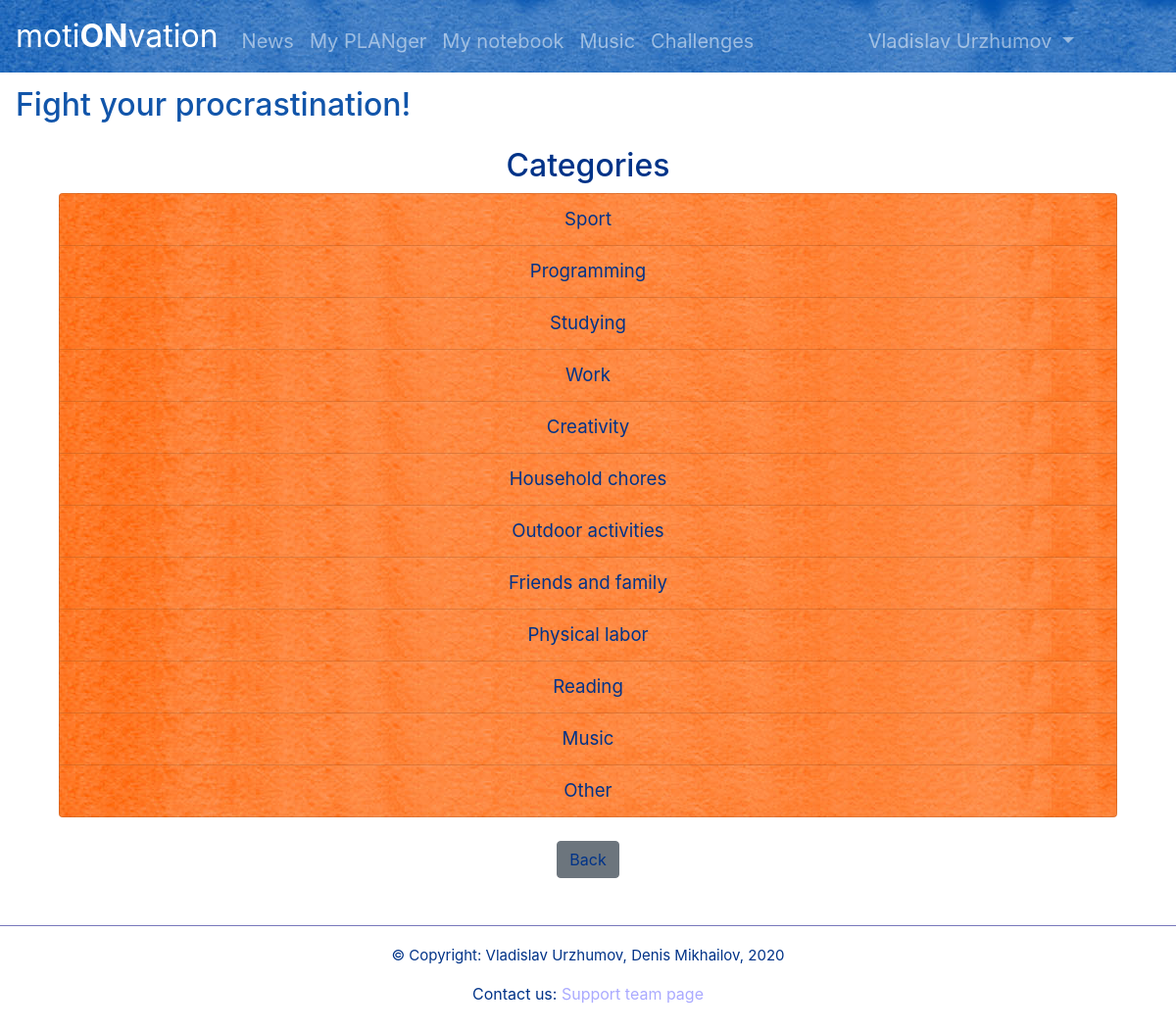
The app's page /select_category (signed in) with its own data.
### motionvation/data/models/categories.py (models this page shows)
class Category(SqlAlchemyBase, SerializerMixin):
    __tablename__ = 'categories'
    id = Column(Integer, primary_key=True, autoincrement=True)
    title = Column(String)
    user_id = Column(Integer, ForeignKey('users.id'))
    user = orm.relation('User')
    tasks = orm.relation('Task', back_populates='category')

### motionvation/application.py (the view)
@app.route('/select_category')
@login_required
def select_category():
    db = db_session.create_session()
    categories = db.query(Category).filter(Category.user_id == admin_id).all().copy()
    return render_template('select_category.html', categories=categories,
                           useracc=(current_user.name + ' ' + current_user.surname),
                           title='Select category')

### motionvation/application.py (called while the page is built)
@login_manager.user_loader
def load_user(user_id):
    db = db_session.create_session()
    return db.query(User).get(user_id)

### motionvation/data/db_session.py (called while the page is built)
def create_session() -> orm.Session:
    global __factory
    return __factory()

### motionvation/templates/select_category.html
{% extends 'base.html' %}
{% block content %}
<main class='text-center container'>
        <h2>Categories</h2>
        <div class="container">
            <ul class="list-group">
                {% for category in categories %}
                <li class="list-group-item list-group-flush list-group-color"><a href="/add_task/{{ category.id }}" class='button-note-text'>{{ category.title }}</a></li>
                {% endfor %}
            </ul><br>
            <a class="button-note-text" href="/tasks" style="text-decoration: none; color: #ccf;"><button class="btn btn-secondary text-center">Back</button></a>
        </div>
    </main>
{% endblock %}

### motionvation/static/css/style.css (style rules this page uses)
body { background: url(../img/7.jpg); color: #fff; }
.button-note-text { color: #fff; font-size: 14pt; text-decoration: none; }

### motionvation/static/css/simple_blue_design.css (style rules this page uses)
body { background: url(../img/wh.jpg); color: #fff; }
.button-note-text { color: #038; }
.text-center { color: #038; }
.list-group-color { background: url(../img/orange_panel.jpg); }

### records on screen
Category: title "Sport"
Category: title "Programming"
Category: title "Studying"
Category: title "Work"
Category: title "Creativity"
Category: title "Household chores"
Category: title "Outdoor activities"
Category: title "Friends and family"
Category: title "Physical labor"
Category: title "Reading"
Category: title "Music"
Category: title "Other"

### other values on screen
{{ useracc }} "Vladislav Urzhumov"
